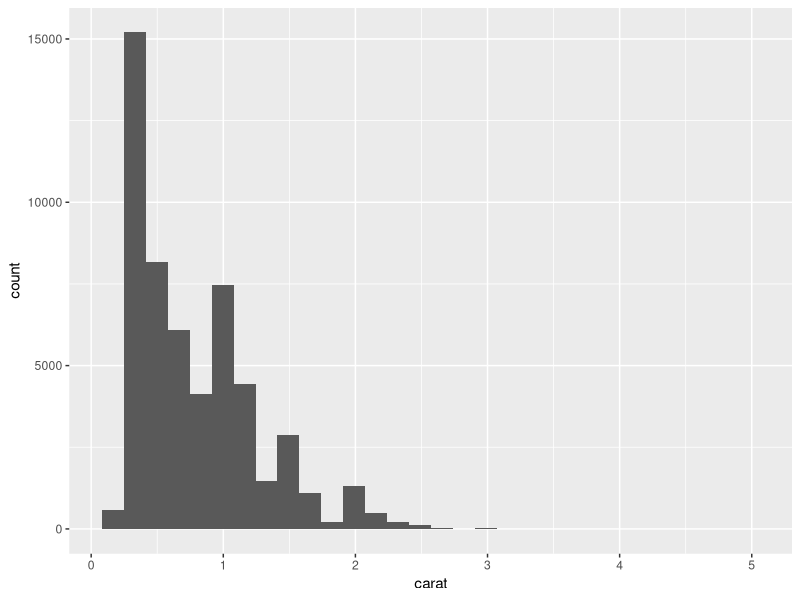
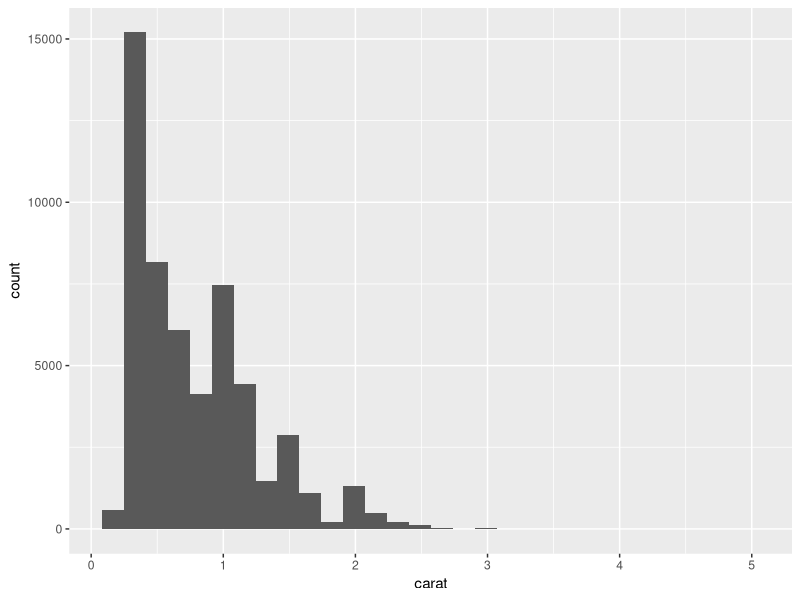
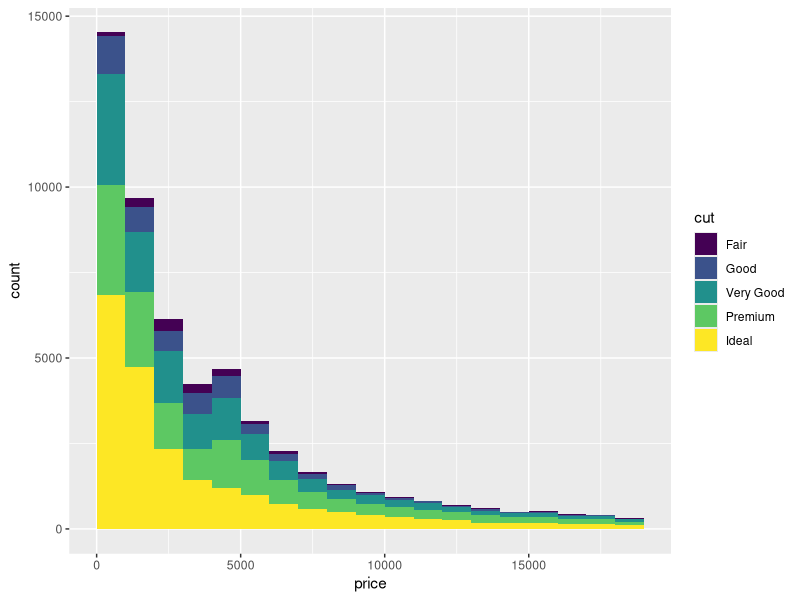
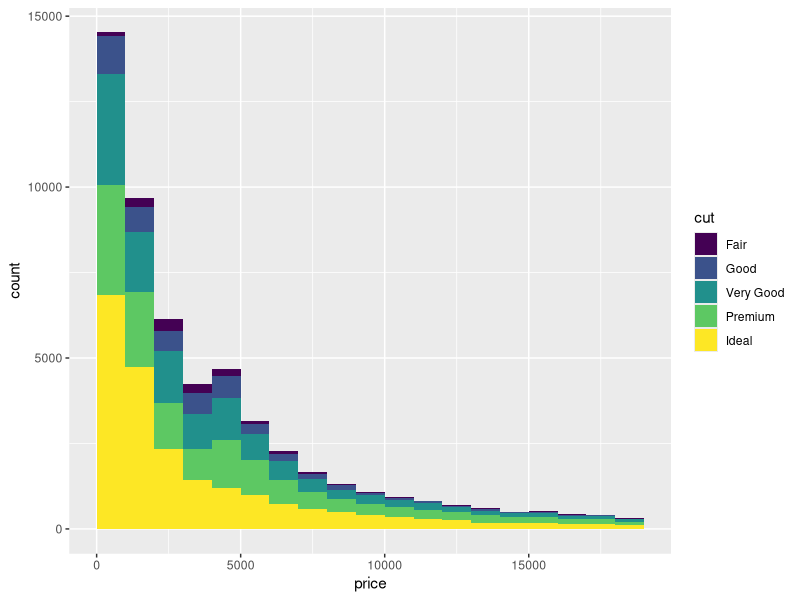
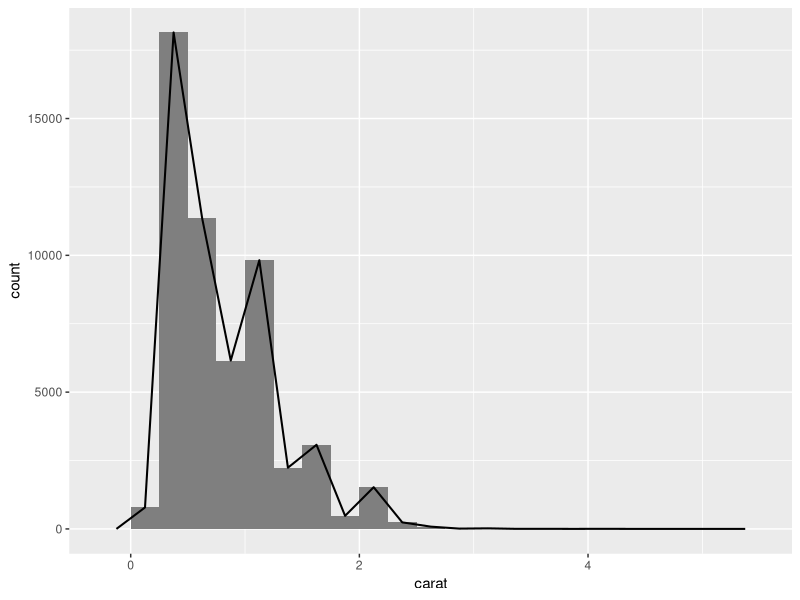
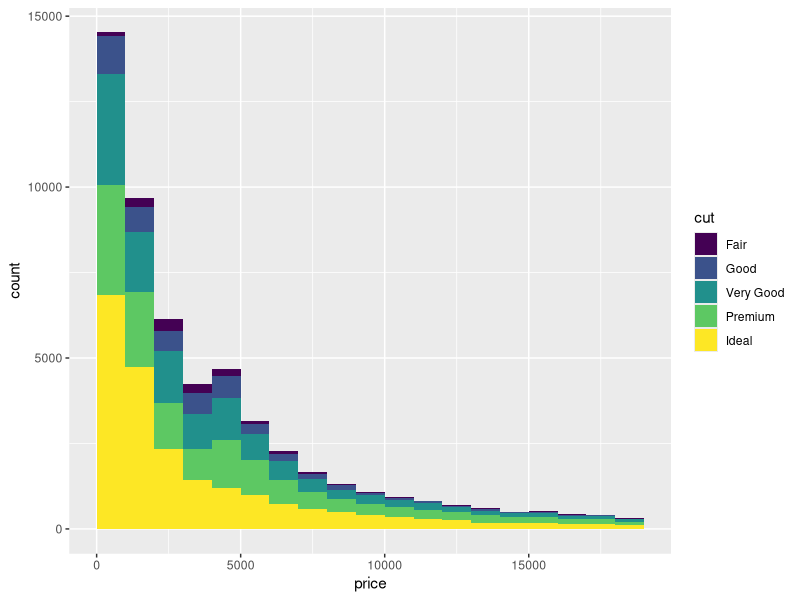
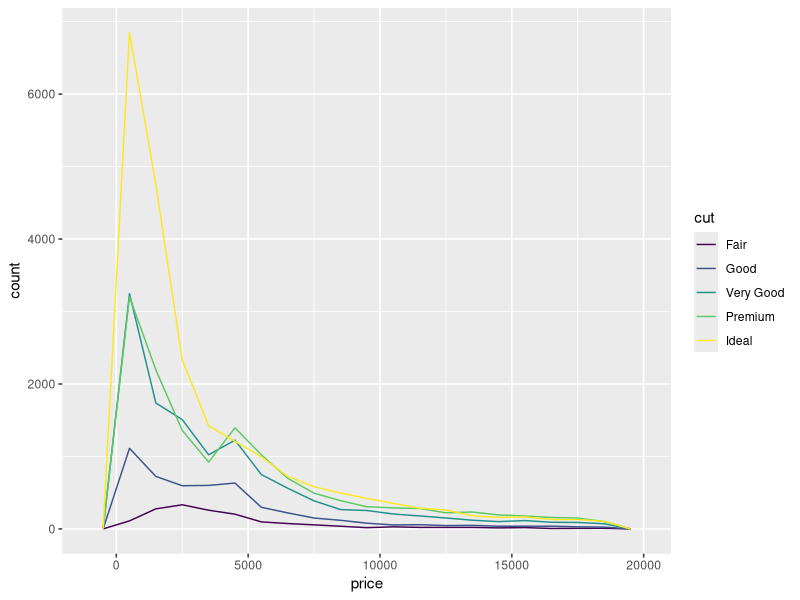
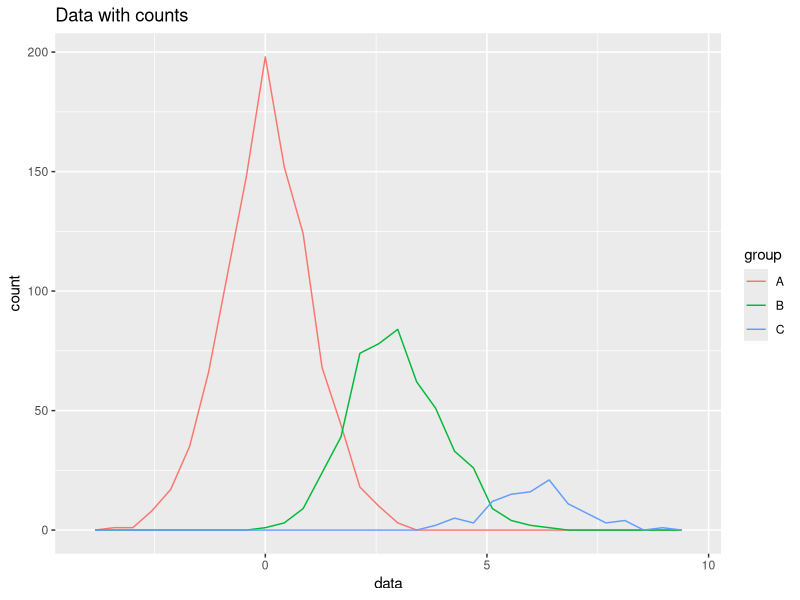

Recreate these plots in R, in order.
## ---- chunk 1
#| include: false
library(tidyverse)

knitr::opts_chunk$set(error = TRUE, out.width = "100%")
## ---- chunk 2
ggplot(data = diamonds) +
  geom_histogram(mapping = aes(x = carat))
## ---- chunk 3
ggplot(data = diamonds) +
  geom_histogram(mapping = aes(x = carat))
## ---- chunk 4
ggplot(data = diamonds) +
  geom_histogram(mapping = aes(x = price, fill = cut), binwidth = 1000, boundary = 0)
## ---- chunk 5
ggplot(data = diamonds) +
  geom_histogram(mapping = aes(x = price, fill = cut), binwidth = 1000, boundary = 0)
## ---- chunk 6
ggplot(data = diamonds) +
  geom_histogram(mapping = aes(x = carat), binwidth = 0.25, boundary = 0, fill = "grey50") +
  geom_freqpoly(mapping = aes(x = carat), binwidth = 0.25, boundary = 0, size = 0.7)
## ---- chunk 7
ggplot(data = diamonds) +
  geom_histogram(mapping = aes(x = price, fill = cut), binwidth = 1000, boundary = 0)
## ---- chunk 8
ggplot(data = diamonds) +
  geom_freqpoly(mapping = aes(x = price, color = cut), binwidth = 1000, boundary = 0)
## ---- chunk 9
data <- data.frame(data = c(rnorm(1000), rnorm(500, mean = 3), rnorm(100, mean = 6)),
                   group = c(rep("A", 1000), rep("B", 500), rep("C", 100)))
ggplot(data = data) +
  geom_freqpoly(mapping = aes(x = data, color = group)) +
  ggtitle("Data with counts")

ggplot(data = data) +
  geom_density(mapping = aes(x = data, color = group)) + 
  ggtitle("Same data with densities")
## ---- chunk 10
ggplot(data = diamonds) +
  geom_histogram(mapping = aes(x = price, fill = cut), binwidth = 1000, boundary = 0)
